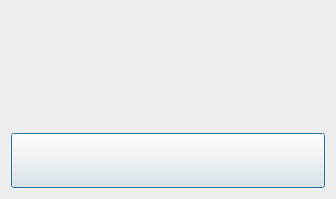
<?xml version="1.0" encoding="UTF-8"?>
<ui version="4.0">
 <class>Dialog</class>
 <widget class="QDialog" name="Dialog">
  <property name="geometry">
   <rect>
    <x>0</x>
    <y>0</y>
    <width>336</width>
    <height>195</height>
   </rect>
  </property>
  <property name="windowTitle">
   <string>Dialog</string>
  </property>
  <property name="styleSheet">
   <string notr="true">QLabel{font-size:30px;}</string>
  </property>
  <layout class="QVBoxLayout" name="verticalLayout" stretch="1,0,0">
   <item>
    <widget class="TextMoveWidget" name="widget" native="true">
     <property name="minimumSize">
      <size>
       <width>0</width>
       <height>55</height>
      </size>
     </property>
     <property name="maximumSize">
      <size>
       <width>16777215</width>
       <height>55</height>
      </size>
     </property>
     <property name="styleSheet">
      <string notr="true"/>
     </property>
    </widget>
   </item>
   <item>
    <widget class="TextMoveLabel" name="label">
     <property name="minimumSize">
      <size>
       <width>0</width>
       <height>55</height>
      </size>
     </property>
     <property name="maximumSize">
      <size>
       <width>16777215</width>
       <height>55</height>
      </size>
     </property>
     <property name="text">
      <string/>
     </property>
    </widget>
   </item>
   <item>
    <widget class="TextMovePushButton" name="pushButton_2">
     <property name="minimumSize">
      <size>
       <width>0</width>
       <height>55</height>
      </size>
     </property>
     <property name="maximumSize">
      <size>
       <width>16777215</width>
       <height>55</height>
      </size>
     </property>
     <property name="text">
      <string/>
     </property>
    </widget>
   </item>
  </layout>
 </widget>
 <customwidgets>
  <customwidget>
   <class>TextMoveLabel</class>
   <extends>QLabel</extends>
   <header>textmovelabel.h</header>
  </customwidget>
  <customwidget>
   <class>TextMoveWidget</class>
   <extends>QWidget</extends>
   <header>textmovewidget.h</header>
   <container>1</container>
  </customwidget>
  <customwidget>
   <class>TextMovePushButton</class>
   <extends>QPushButton</extends>
   <header>textmovepushbutton.h</header>
  </customwidget>
 </customwidgets>
 <resources/>
 <connections/>
</ui>
